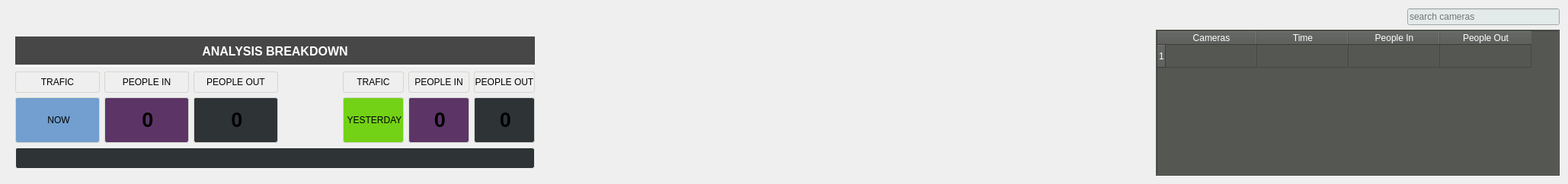
                <widget class="QWidget" name="tab_6">
                 <attribute name="title">
                  <string>Records</string>
                 </attribute>
                 <layout class="QGridLayout" name="gridLayout_11">
                  <item row="1" column="2">
                   <widget class="QTableWidget" name="camera_table">
                    <property name="sizePolicy">
                     <sizepolicy hsizetype="Maximum" vsizetype="Expanding">
                      <horstretch>0</horstretch>
                      <verstretch>0</verstretch>
                     </sizepolicy>
                    </property>
                    <property name="minimumSize">
                     <size>
                      <width>530</width>
                      <height>0</height>
                     </size>
                    </property>
                    <property name="styleSheet">
                     <string notr="true">background-color:rgb(255, 255, 255);
background-color: rgb(85, 87, 83);
color:white;</string>
                    </property>
                    <property name="frameShape">
                     <enum>QFrame::Box</enum>
                    </property>
                    <property name="frameShadow">
                     <enum>QFrame::Raised</enum>
                    </property>
                    <property name="autoScrollMargin">
                     <number>10</number>
                    </property>
                    <property name="editTriggers">
                     <set>QAbstractItemView::NoEditTriggers</set>
                    </property>
                    <property name="rowCount">
                     <number>1</number>
                    </property>
                    <property name="columnCount">
                     <number>4</number>
                    </property>
                    <attribute name="horizontalHeaderDefaultSectionSize">
                     <number>120</number>
                    </attribute>
                    <row/>
                    <column>
                     <property name="text">
                      <string>Cameras</string>
                     </property>
                    </column>
                    <column>
                     <property name="text">
                      <string>Time</string>
                     </property>
                    </column>
                    <column>
                     <property name="text">
                      <string>People In</string>
                     </property>
                    </column>
                    <column>
                     <property name="text">
                      <string>People Out</string>
                     </property>
                    </column>
                    <item row="0" column="0">
                     <property name="text">
                      <string/>
                     </property>
                    </item>
                    <item row="0" column="2">
                     <property name="text">
                      <string/>
                     </property>
                    </item>
                   </widget>
                  </item>
                  <item row="0" column="2">
                   <widget class="QLineEdit" name="search_cameras">
                    <property name="maximumSize">
                     <size>
                      <width>200</width>
                      <height>16777215</height>
                     </size>
                    </property>
                    <property name="layoutDirection">
                     <enum>Qt::RightToLeft</enum>
                    </property>
                    <property name="styleSheet">
                     <string notr="true">background-color: rgb(227, 234, 234);
color: rgb(0, 0, 0);</string>
                    </property>
                    <property name="placeholderText">
                     <string>search cameras</string>
                    </property>
                   </widget>
                  </item>
                  <item row="1" column="0">
                   <widget class="QWidget" name="widget_3" native="true">
                    <property name="sizePolicy">
                     <sizepolicy hsizetype="Maximum" vsizetype="Minimum">
                      <horstretch>0</horstretch>
                      <verstretch>0</verstretch>
                     </sizepolicy>
                    </property>
                    <property name="minimumSize">
                     <size>
                      <width>700</width>
                      <height>0</height>
                     </size>
                    </property>
                    <layout class="QGridLayout" name="gridLayout_12">
                     <item row="3" column="5">
                      <widget class="QLabel" name="vis_bus_2">
                       <property name="minimumSize">
                        <size>
                         <width>0</width>
                         <height>60</height>
                        </size>
                       </property>
                       <property name="maximumSize">
                        <size>
                         <width>16777215</width>
                         <height>60</height>
                        </size>
                       </property>
                       <property name="styleSheet">
                        <string notr="true">border:1px solid rgb(211, 215, 207);
border-radius:3px;
background-color: rgb(92, 53, 102);</string>
                       </property>
                       <property name="text">
                        <string>&lt;html&gt;&lt;head/&gt;&lt;body&gt;&lt;p align=&quot;center&quot;&gt;&lt;span style=&quot; font-size:20pt; font-weight:600;&quot;&gt;0&lt;/span&gt;&lt;/p&gt;&lt;/body&gt;&lt;/html&gt;</string>
                       </property>
                      </widget>
                     </item>
                     <item row="0" column="0" colspan="7">
                      <widget class="QLabel" name="label_8">
                       <property name="minimumSize">
                        <size>
                         <width>0</width>
                         <height>40</height>
                        </size>
                       </property>
                       <property name="maximumSize">
                        <size>
                         <width>16777215</width>
                         <height>40</height>
                        </size>
                       </property>
                       <property name="styleSheet">
                        <string notr="true">color: rgb(255, 255, 255);
background-color: rgb(71, 71, 71);
border-bottom:3px solid white;</string>
                       </property>
                       <property name="text">
                        <string>&lt;html&gt;&lt;head/&gt;&lt;body&gt;&lt;p align=&quot;center&quot;&gt;&lt;span style=&quot; font-size:12pt; font-weight:600;&quot;&gt;ANALYSIS BREAKDOWN&lt;/span&gt;&lt;/p&gt;&lt;/body&gt;&lt;/html&gt;</string>
                       </property>
                      </widget>
                     </item>
                     <item row="2" column="2">
                      <widget class="QLabel" name="label_9">
                       <property name="minimumSize">
                        <size>
                         <width>111</width>
                         <height>20</height>
                        </size>
                       </property>
                       <property name="maximumSize">
                        <size>
                         <width>16777215</width>
                         <height>30</height>
                        </size>
                       </property>
                       <property name="styleSheet">
                        <string notr="true">border:1px solid rgb(211, 215, 207);
border-radius:3px;</string>
                       </property>
                       <property name="text">
                        <string>PEOPLE OUT</string>
                       </property>
                       <property name="alignment">
                        <set>Qt::AlignCenter</set>
                       </property>
                      </widget>
                     </item>
                     <item row="3" column="6">
                      <widget class="QLabel" name="vis_truck_2">
                       <property name="minimumSize">
                        <size>
                         <width>0</width>
                         <height>60</height>
                        </size>
                       </property>
                       <property name="maximumSize">
                        <size>
                         <width>16777215</width>
                         <height>60</height>
                        </size>
                       </property>
                       <property name="styleSheet">
                        <string notr="true">border:1px solid rgb(211, 215, 207);
border-radius:3px;
background-color: rgb(46, 52, 54);
</string>
                       </property>
                       <property name="text">
                        <string>&lt;html&gt;&lt;head/&gt;&lt;body&gt;&lt;p align=&quot;center&quot;&gt;&lt;span style=&quot; font-size:20pt; font-weight:600;&quot;&gt;0&lt;/span&gt;&lt;/p&gt;&lt;/body&gt;&lt;/html&gt;</string>
                       </property>
                      </widget>
                     </item>
                     <item row="2" column="0">
                      <widget class="QLabel" name="label_10">
                       <property name="minimumSize">
                        <size>
                         <width>111</width>
                         <height>20</height>
                        </size>
                       </property>
                       <property name="maximumSize">
                        <size>
                         <width>16777215</width>
                         <height>30</height>
                        </size>
                       </property>
                       <property name="styleSheet">
                        <string notr="true">border:1px solid rgb(211, 215, 207);
border-radius:3px;</string>
                       </property>
                       <property name="text">
                        <string>TRAFIC</string>
                       </property>
                       <property name="alignment">
                        <set>Qt::AlignCenter</set>
                       </property>
                      </widget>
                     </item>
                     <item row="3" column="4">
                      <widget class="QLabel" name="vis_car_2">
                       <property name="minimumSize">
                        <size>
                         <width>0</width>
                         <height>60</height>
                        </size>
                       </property>
                       <property name="maximumSize">
                        <size>
                         <width>16777215</width>
                         <height>60</height>
                        </size>
                       </property>
                       <property name="styleSheet">
                        <string notr="true">border:1px solid rgb(211, 215, 207);
border-radius:3px;
background-color: rgb(115, 210, 22);
</string>
                       </property>
                       <property name="text">
                        <string>&lt;html&gt;&lt;head/&gt;&lt;body&gt;&lt;p align=&quot;center&quot;&gt;YESTERDAY&lt;/p&gt;&lt;/body&gt;&lt;/html&gt;</string>
                       </property>
                      </widget>
                     </item>
                     <item row="3" column="1">
                      <widget class="QLabel" name="vis_veh_2">
                       <property name="minimumSize">
                        <size>
                         <width>111</width>
                         <height>60</height>
                        </size>
                       </property>
                       <property name="maximumSize">
                        <size>
                         <width>16777215</width>
                         <height>60</height>
                        </size>
                       </property>
                       <property name="styleSheet">
                        <string notr="true">border:1px solid rgb(211, 215, 207);
border-radius:3px;
background-color: rgb(92, 53, 102);</string>
                       </property>
                       <property name="text">
                        <string>&lt;html&gt;&lt;head/&gt;&lt;body&gt;&lt;p align=&quot;center&quot;&gt;&lt;span style=&quot; font-size:20pt; font-weight:600;&quot;&gt;0&lt;/span&gt;&lt;/p&gt;&lt;/body&gt;&lt;/html&gt;</string>
                       </property>
                      </widget>
                     </item>
                     <item row="2" column="5">
                      <widget class="QLabel" name="label_11">
                       <property name="minimumSize">
                        <size>
                         <width>80</width>
                         <height>20</height>
                        </size>
                       </property>
                       <property name="maximumSize">
                        <size>
                         <width>16777215</width>
                         <height>30</height>
                        </size>
                       </property>
                       <property name="styleSheet">
                        <string notr="true">border:1px solid rgb(211, 215, 207);
border-radius:3px;</string>
                       </property>
                       <property name="text">
                        <string>PEOPLE IN</string>
                       </property>
                       <property name="alignment">
                        <set>Qt::AlignCenter</set>
                       </property>
                      </widget>
                     </item>
                     <item row="3" column="0">
                      <widget class="QLabel" name="vis_ped_2">
                       <property name="minimumSize">
                        <size>
                         <width>111</width>
                         <height>60</height>
                        </size>
                       </property>
                       <property name="maximumSize">
                        <size>
                         <width>16777215</width>
                         <height>60</height>
                        </size>
                       </property>
                       <property name="styleSheet">
                        <string notr="true">border:1px solid rgb(211, 215, 207);

border-radius:3px;
background-color: rgb(114, 159, 207);
</string>
                       </property>
                       <property name="text">
                        <string>&lt;html&gt;&lt;head/&gt;&lt;body&gt;&lt;p align=&quot;center&quot;&gt;NOW&lt;/p&gt;&lt;/body&gt;&lt;/html&gt;</string>
                       </property>
                      </widget>
                     </item>
                     <item row="3" column="2">
                      <widget class="QLabel" name="vis_cyc_2">
                       <property name="minimumSize">
                        <size>
                         <width>111</width>
                         <height>60</height>
                        </size>
                       </property>
                       <property name="maximumSize">
                        <size>
                         <width>16777215</width>
                         <height>60</height>
                        </size>
                       </property>
                       <property name="styleSheet">
                        <string notr="true">border:1px solid rgb(211, 215, 207);
border-radius:3px;
background-color: rgb(46, 52, 54);</string>
                       </property>
                       <property name="text">
                        <string>&lt;html&gt;&lt;head/&gt;&lt;body&gt;&lt;p align=&quot;center&quot;&gt;&lt;span style=&quot; font-size:20pt; font-weight:600;&quot;&gt;0&lt;/span&gt;&lt;/p&gt;&lt;/body&gt;&lt;/html&gt;</string>
                       </property>
                      </widget>
                     </item>
                     <item row="2" column="1">
                      <widget class="QLabel" name="label_15">
                       <property name="minimumSize">
                        <size>
                         <width>111</width>
                         <height>20</height>
                        </size>
                       </property>
                       <property name="maximumSize">
                        <size>
                         <width>16777215</width>
                         <height>30</height>
                        </size>
                       </property>
                       <property name="styleSheet">
                        <string notr="true">border:1px solid rgb(211, 215, 207);
border-radius:3px;</string>
                       </property>
                       <property name="text">
                        <string>PEOPLE IN</string>
                       </property>
                       <property name="alignment">
                        <set>Qt::AlignCenter</set>
                       </property>
                      </widget>
                     </item>
                     <item row="2" column="4">
                      <widget class="QLabel" name="label_13">
                       <property name="minimumSize">
                        <size>
                         <width>80</width>
                         <height>20</height>
                        </size>
                       </property>
                       <property name="maximumSize">
                        <size>
                         <width>16777215</width>
                         <height>30</height>
                        </size>
                       </property>
                       <property name="styleSheet">
                        <string notr="true">border:1px solid rgb(211, 215, 207);
border-radius:3px;</string>
                       </property>
                       <property name="text">
                        <string>TRAFIC</string>
                       </property>
                       <property name="alignment">
                        <set>Qt::AlignCenter</set>
                       </property>
                      </widget>
                     </item>
                     <item row="2" column="6">
                      <widget class="QLabel" name="label_12">
                       <property name="minimumSize">
                        <size>
                         <width>80</width>
                         <height>20</height>
                        </size>
                       </property>
                       <property name="maximumSize">
                        <size>
                         <width>16777215</width>
                         <height>30</height>
                        </size>
                       </property>
                       <property name="styleSheet">
                        <string notr="true">border:1px solid rgb(211, 215, 207);
border-radius:3px;</string>
                       </property>
                       <property name="text">
                        <string>PEOPLE OUT</string>
                       </property>
                       <property name="alignment">
                        <set>Qt::AlignCenter</set>
                       </property>
                      </widget>
                     </item>
                     <item row="4" column="0" colspan="7">
                      <widget class="QWidget" name="widget_4" native="true">
                       <property name="styleSheet">
                        <string notr="true">background-color: rgb(46, 52, 54);
border:1px solid #eee;
border-radius: 3px; </string>
                       </property>
                       <layout class="QGridLayout" name="gridLayout_13">
                        <item row="0" column="0">
                         <layout class="QVBoxLayout" name="plot_layout_2"/>
                        </item>
                       </layout>
                      </widget>
                     </item>
                    </layout>
                   </widget>
                  </item>
                  <item row="0" column="1">
                   <spacer name="horizontalSpacer_3">
                    <property name="orientation">
                     <enum>Qt::Horizontal</enum>
                    </property>
                    <property name="sizeHint" stdset="0">
                     <size>
                      <width>800</width>
                      <height>20</height>
                     </size>
                    </property>
                   </spacer>
                  </item>
                 </layout>
                </widget>
